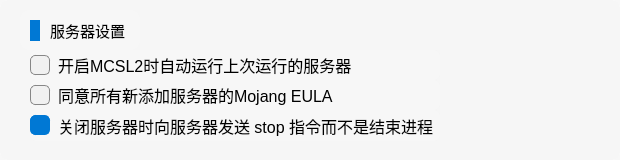
           <widget class="QWidget" name="ServerSettingsWidget" native="true">
            <property name="minimumSize">
             <size>
              <width>620</width>
              <height>160</height>
             </size>
            </property>
            <property name="maximumSize">
             <size>
              <width>620</width>
              <height>160</height>
             </size>
            </property>
            <property name="styleSheet">
             <string notr="true">QWidget
{
	border-radius: 7px;
	background-color: rgba(247, 247, 247, 247)
}</string>
            </property>
            <widget class="QCheckBox" name="AutoRunLastServerSetting">
             <property name="geometry">
              <rect>
               <x>30</x>
               <y>50</y>
               <width>410</width>
               <height>30</height>
              </rect>
             </property>
             <property name="minimumSize">
              <size>
               <width>28</width>
               <height>20</height>
              </size>
             </property>
             <property name="maximumSize">
              <size>
               <width>410</width>
               <height>30</height>
              </size>
             </property>
             <property name="font">
              <font>
               <family>Microsoft YaHei UI</family>
               <pointsize>12</pointsize>
              </font>
             </property>
             <property name="styleSheet">
              <string notr="true">QCheckBox {
    color: black;
    spacing: 8px;
    min-width: 28px;
    min-height: 20px;
}

QCheckBox::indicator {
    width: 18px;
    height: 18px;
    border-radius: 5px;
    border: 1px solid rgb(135, 135, 135);
    background-color: rgb(241, 241, 241);
}

QCheckBox::indicator:hover {
    border: 1px solid rgb(132, 132, 132);
    background-color: rgb(232, 232, 232);
}

QCheckBox::indicator:pressed {
    border: 1px solid rgb(184, 184, 184);
    background-color: rgb(224, 224, 224);
}

QCheckBox::indicator:checked,
QCheckBox::indicator:indeterminate {
    border: 1px solid rgb(0, 120, 212);
    background-color: rgb(0, 120, 212);
}

QCheckBox::indicator:checked {
    image: url(:/MCSL2_Icon/QCheckBoxAccept.svg);
}

QCheckBox::indicator:indeterminate {
    image: url(:/MCSL2_Icon/QCheckBoxPartialAccept.svg);
}

QCheckBox::indicator:checked:hover,
QCheckBox::indicator:indeterminate:hover {
    border: 1px solid --ThemeColorLight1;
    background-color: --ThemeColorLight1;
}

QCheckBox::indicator:checked:pressed,
QCheckBox::indicator:indeterminate:pressed {
    border: 1px solid --ThemeColorLight3;
    background-color: --ThemeColorLight3;
}

QCheckBox:disabled {
    color: rgba(0, 0, 0, 110);
}

QCheckBox::indicator:disabled {
    border: 1px solid #bbbbbb;
    background-color: rgb(224, 224, 224);
}

QCheckBox::indicator:checked:disabled,
QCheckBox::indicator:indeterminate:disabled {
    border: 1px solid rgb(199, 199, 199);
    background-color: rgb(199, 199, 199);
}</string>
             </property>
             <property name="text">
              <string>开启MCSL2时自动运行上次运行的服务器</string>
             </property>
            </widget>
            <widget class="QCheckBox" name="AcceptAllMojangEULASetting">
             <property name="geometry">
              <rect>
               <x>30</x>
               <y>80</y>
               <width>410</width>
               <height>30</height>
              </rect>
             </property>
             <property name="minimumSize">
              <size>
               <width>28</width>
               <height>20</height>
              </size>
             </property>
             <property name="maximumSize">
              <size>
               <width>410</width>
               <height>30</height>
              </size>
             </property>
             <property name="font">
              <font>
               <family>Microsoft YaHei UI</family>
               <pointsize>12</pointsize>
              </font>
             </property>
             <property name="styleSheet">
              <string notr="true">QCheckBox {
    color: black;
    spacing: 8px;
    min-width: 28px;
    min-height: 20px;
}

QCheckBox::indicator {
    width: 18px;
    height: 18px;
    border-radius: 5px;
    border: 1px solid rgb(135, 135, 135);
    background-color: rgb(241, 241, 241);
}

QCheckBox::indicator:hover {
    border: 1px solid rgb(132, 132, 132);
    background-color: rgb(232, 232, 232);
}

QCheckBox::indicator:pressed {
    border: 1px solid rgb(184, 184, 184);
    background-color: rgb(224, 224, 224);
}

QCheckBox::indicator:checked,
QCheckBox::indicator:indeterminate {
    border: 1px solid rgb(0, 120, 212);
    background-color: rgb(0, 120, 212);
}

QCheckBox::indicator:checked {
    image: url(:/MCSL2_Icon/QCheckBoxAccept.svg);
}

QCheckBox::indicator:indeterminate {
    image: url(:/MCSL2_Icon/QCheckBoxPartialAccept.svg);
}

QCheckBox::indicator:checked:hover,
QCheckBox::indicator:indeterminate:hover {
    border: 1px solid --ThemeColorLight1;
    background-color: --ThemeColorLight1;
}

QCheckBox::indicator:checked:pressed,
QCheckBox::indicator:indeterminate:pressed {
    border: 1px solid --ThemeColorLight3;
    background-color: --ThemeColorLight3;
}

QCheckBox:disabled {
    color: rgba(0, 0, 0, 110);
}

QCheckBox::indicator:disabled {
    border: 1px solid #bbbbbb;
    background-color: rgb(224, 224, 224);
}

QCheckBox::indicator:checked:disabled,
QCheckBox::indicator:indeterminate:disabled {
    border: 1px solid rgb(199, 199, 199);
    background-color: rgb(199, 199, 199);
}</string>
             </property>
             <property name="text">
              <string>同意所有新添加服务器的Mojang EULA</string>
             </property>
             <property name="iconSize">
              <size>
               <width>32</width>
               <height>32</height>
              </size>
             </property>
            </widget>
            <widget class="QCheckBox" name="StopServerSettings">
             <property name="geometry">
              <rect>
               <x>30</x>
               <y>110</y>
               <width>410</width>
               <height>31</height>
              </rect>
             </property>
             <property name="font">
              <font>
               <family>Microsoft YaHei UI</family>
               <pointsize>12</pointsize>
              </font>
             </property>
             <property name="styleSheet">
              <string notr="true">QCheckBox {
    color: black;
    spacing: 8px;
    min-width: 28px;
    min-height: 20px;
}

QCheckBox::indicator {
    width: 18px;
    height: 18px;
    border-radius: 5px;
    border: 1px solid rgb(135, 135, 135);
    background-color: rgb(241, 241, 241);
}

QCheckBox::indicator:hover {
    border: 1px solid rgb(132, 132, 132);
    background-color: rgb(232, 232, 232);
}

QCheckBox::indicator:pressed {
    border: 1px solid rgb(184, 184, 184);
    background-color: rgb(224, 224, 224);
}

QCheckBox::indicator:checked,
QCheckBox::indicator:indeterminate {
    border: 1px solid rgb(0, 120, 212);
    background-color: rgb(0, 120, 212);
}

QCheckBox::indicator:checked {
    image: url(:/MCSL2_Icon/QCheckBoxAccept.svg);
}

QCheckBox::indicator:indeterminate {
    image: url(:/MCSL2_Icon/QCheckBoxPartialAccept.svg);
}

QCheckBox::indicator:checked:hover,
QCheckBox::indicator:indeterminate:hover {
    border: 1px solid --ThemeColorLight1;
    background-color: --ThemeColorLight1;
}

QCheckBox::indicator:checked:pressed,
QCheckBox::indicator:indeterminate:pressed {
    border: 1px solid --ThemeColorLight3;
    background-color: --ThemeColorLight3;
}

QCheckBox:disabled {
    color: rgba(0, 0, 0, 110);
}

QCheckBox::indicator:disabled {
    border: 1px solid #bbbbbb;
    background-color: rgb(224, 224, 224);
}

QCheckBox::indicator:checked:disabled,
QCheckBox::indicator:indeterminate:disabled {
    border: 1px solid rgb(199, 199, 199);
    background-color: rgb(199, 199, 199);
}</string>
             </property>
             <property name="text">
              <string>关闭服务器时向服务器发送 stop 指令而不是结束进程</string>
             </property>
             <property name="iconSize">
              <size>
               <width>32</width>
               <height>32</height>
              </size>
             </property>
             <property name="checked">
              <bool>true</bool>
             </property>
            </widget>
            <widget class="QWidget" name="ServerSettingsTitle" native="true">
             <property name="geometry">
              <rect>
               <x>20</x>
               <y>10</y>
               <width>120</width>
               <height>40</height>
              </rect>
             </property>
             <property name="minimumSize">
              <size>
               <width>120</width>
               <height>40</height>
              </size>
             </property>
             <property name="styleSheet">
              <string notr="true">QWidget
{
	background-color: rgb(247, 247, 247);
	border-radius: 10px
}</string>
             </property>
             <widget class="QLabel" name="ServerSettingsWidgetTitleLabel">
              <property name="geometry">
               <rect>
                <x>30</x>
                <y>10</y>
                <width>81</width>
                <height>21</height>
               </rect>
              </property>
              <property name="font">
               <font>
                <family>Microsoft YaHei UI</family>
                <pointsize>11</pointsize>
               </font>
              </property>
              <property name="text">
               <string>服务器设置</string>
              </property>
             </widget>
             <widget class="QLabel" name="ServerSettingsWidgetBlue">
              <property name="geometry">
               <rect>
                <x>10</x>
                <y>10</y>
                <width>10</width>
                <height>21</height>
               </rect>
              </property>
              <property name="font">
               <font>
                <family>Microsoft YaHei UI</family>
                <pointsize>12</pointsize>
               </font>
              </property>
              <property name="cursor">
               <cursorShape>ArrowCursor</cursorShape>
              </property>
              <property name="autoFillBackground">
               <bool>false</bool>
              </property>
              <property name="styleSheet">
               <string notr="true">QLabel
{
	background-color: rgb(0, 120, 212);
	border-radius: 10px
}</string>
              </property>
              <property name="text">
               <string/>
              </property>
             </widget>
            </widget>
           </widget>
